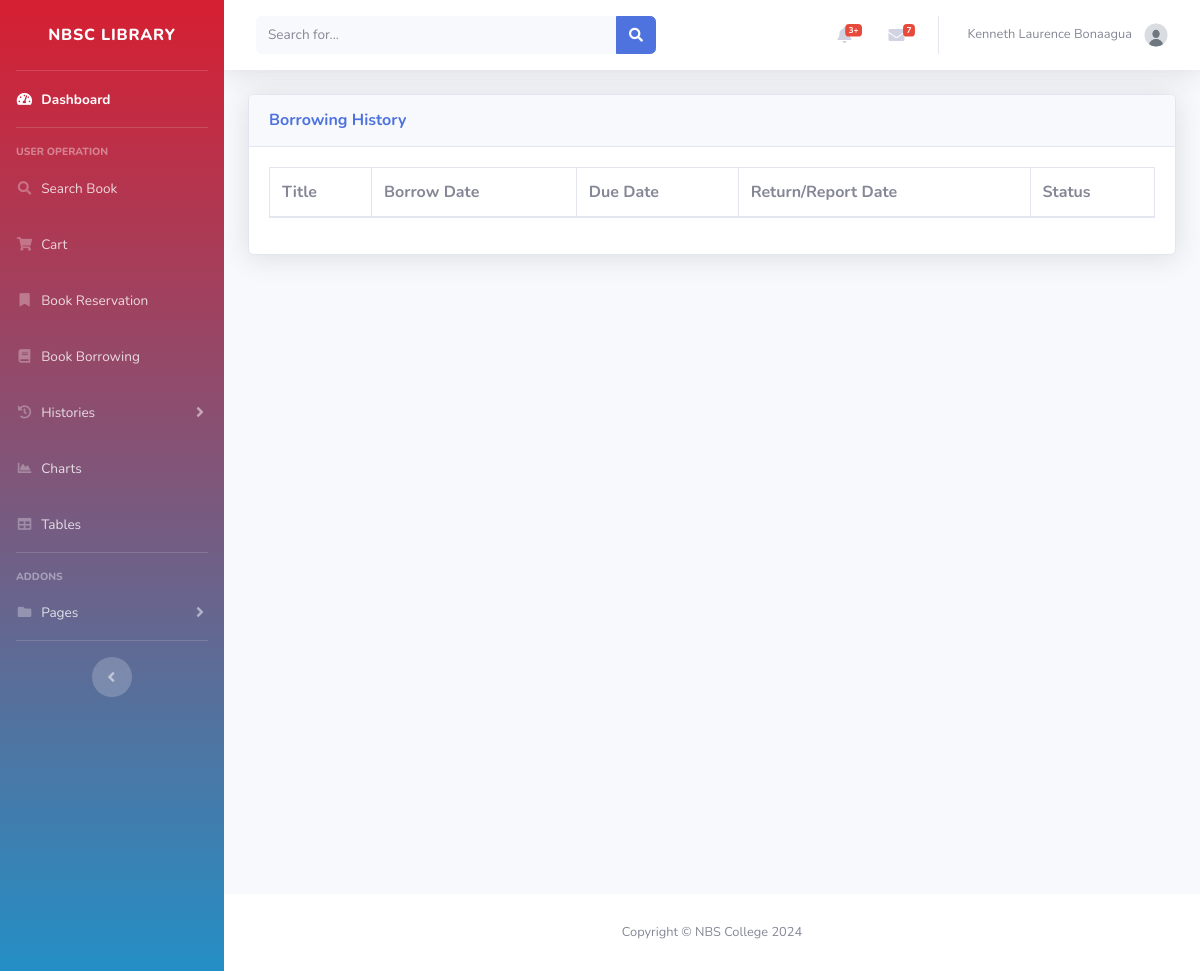
Before: /User/borrowing_history.php (signed in) with the older database file.
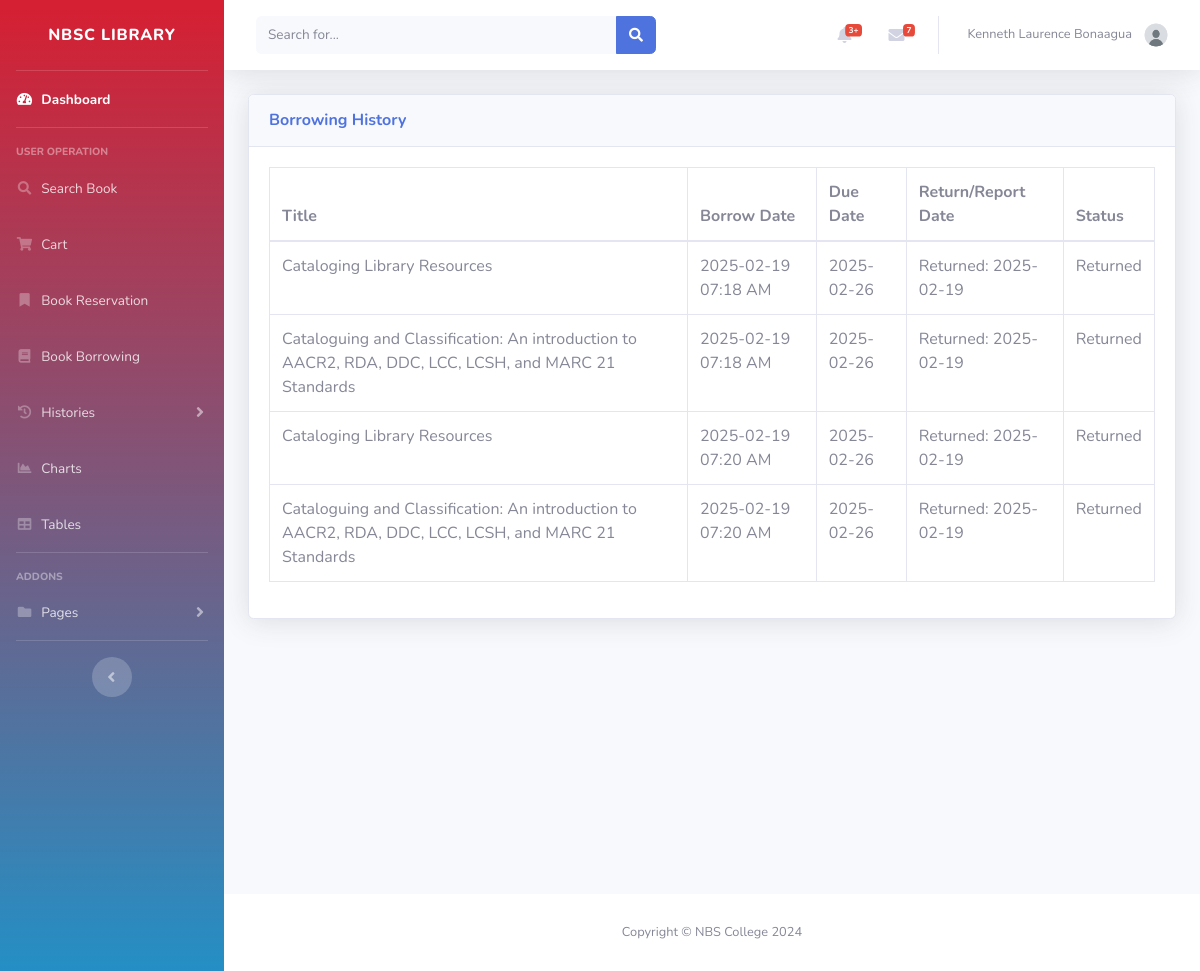
After: the same page with the newer database file.
### tables this page shows
CREATE TABLE `borrowings` (
  `id` int(225) NOT NULL,
  `user_id` int(225) DEFAULT NULL,
  `book_id` int(225) DEFAULT NULL,
  `status` varchar(100) DEFAULT NULL,
  `borrow_date` timestamp NULL DEFAULT NULL,
  `allowed_days` int(225) DEFAULT NULL,
  `due_date` date DEFAULT NULL,
  `return_date` date DEFAULT NULL,
  `report_date` date DEFAULT NULL,
  `replacement_date` date DEFAULT NULL
);

CREATE TABLE `books` (
  `id` int(11) NOT NULL,
  `accession` int(11) NOT NULL,
  `title` varchar(100) DEFAULT NULL,
  `preferred_title` varchar(100) DEFAULT NULL,
  `parallel_title` varchar(100) DEFAULT NULL,
  `subject_category` varchar(100) DEFAULT NULL,
  `subject_specification` varchar(100) DEFAULT NULL,
  `subject_detail` varchar(9999) DEFAULT NULL,
  `summary` varchar(1000) DEFAULT NULL,
  `contents` varchar(1000) DEFAULT NULL,
  `front_image` varchar(100) DEFAULT NULL,
  `back_image` varchar(100) DEFAULT NULL,
  `height` varchar(100) DEFAULT NULL,
  `width` varchar(100) DEFAULT NULL,
  `series` varchar(100) DEFAULT NULL,
  `volume` varchar(100) DEFAULT NULL,
  `edition` varchar(100) DEFAULT NULL,
  `copy_number` int(225) DEFAULT NULL,
  `total_pages` varchar(100) DEFAULT NULL,
  `ISBN` varchar(100) DEFAULT NULL,
  `content_type` varchar(100) DEFAULT NULL,
  `media_type` varchar(100) DEFAULT NULL,
  `carrier_type` varchar(100) DEFAULT NULL,
  `call_number` varchar(100) DEFAULT NULL,
  `URL` varchar(225) DEFAULT NULL,
  `language` varchar(100) DEFAULT NULL,
  `shelf_location` varchar(100) DEFAULT NULL,
  `entered_by` int(225) DEFAULT NULL,
  `date_added` date DEFAULT NULL,
  `status` varchar(100) DEFAULT NULL,
  `last_update` date DEFAULT NULL
);

### User/borrowing_history.php (the view, shortened to what this page needs)
<?php
include '../db.php';
$user_id = $_SESSION['user_id'];
$query = "SELECT b.title, br.borrow_date, br.due_date, br.return_date, br.report_date, br.status
          FROM borrowings br
          JOIN books b ON br.book_id = b.id
          WHERE br.user_id = ? AND br.status != 'Active'";
$stmt = $conn->prepare($query);
$stmt->bind_param('i', $user_id);
$stmt->execute();
$result = $stmt->get_result();
include 'inc/header.php';
?>
<head>
</head>
<div id="content" class="d-flex flex-column min-vh-100">
    <div class="container-fluid">
        <div class="card shadow mb-4">
            <div class="card-header py-3">
                <h6 class="m-0 font-weight-bold text-primary">Borrowing History</h6>
            </div>
            <div class="card-body">
                <div class="table-responsive">
                    <table class="table table-bordered" id="dataTable" width="100%" cellspacing="0">
                        <thead>
                            <tr>
                                <th>Title</th>
                                <th>Borrow Date</th>
                                <th>Due Date</th>
                                <th>Return/Report Date</th>
                                <th>Status</th>
                            </tr>
                        </thead>
                        <tbody>
                            <?php while ($row = $result->fetch_assoc()): ?>
                                <tr>
                                    <td><?php echo htmlspecialchars($row['title']); ?></td>
                                    <td><?php echo date('Y-m-d h:i A', strtotime($row['borrow_date'])); ?></td>
                                    <td><?php echo date('Y-m-d', strtotime($row['due_date'])); ?></td>
                                    <td>
                                        <?php
                                        if ($row['status'] == 'Lost' || $row['status'] == 'Damaged') {
                                            echo 'Reported: ' . date('Y-m-d', strtotime($row['report_date']));
                                        } else {
                                            echo 'Returned: ' . date('Y-m-d', strtotime($row['return_date']));
                                        }
                                        ?>
                                    </td>
                                    <td><?php echo htmlspecialchars($row['status']); ?></td>
                                </tr>
                            <?php endwhile; ?>
                        </tbody>
                    </table>
                </div>
            </div>
        </div>
    </div>
</div>
<?php include 'inc/footer.php'; ?>

Changed rows visible on the page:
added borrowings: book.title "Cataloging Library Resources", borrow_date "2025-02-19 07:18 AM", due_date "2025-02-26", return_date "2025-02-19", status "Returned"
added borrowings: book.title "Cataloguing and Classification: An introduction to AACR2, RDA, DDC, LCC, LCSH, and MARC 21 Standards", borrow_date "2025-02-19 07:18 AM", due_date "2025-02-26", return_date "2025-02-19", status "Returned"
added borrowings: book.title "Cataloging Library Resources", borrow_date "2025-02-19 07:20 AM", due_date "2025-02-26", return_date "2025-02-19", status "Returned"
added borrowings: book.title "Cataloguing and Classification: An introduction to AACR2, RDA, DDC, LCC, LCSH, and MARC 21 Standards", borrow_date "2025-02-19 07:20 AM", due_date "2025-02-26", return_date "2025-02-19", status "Returned"
